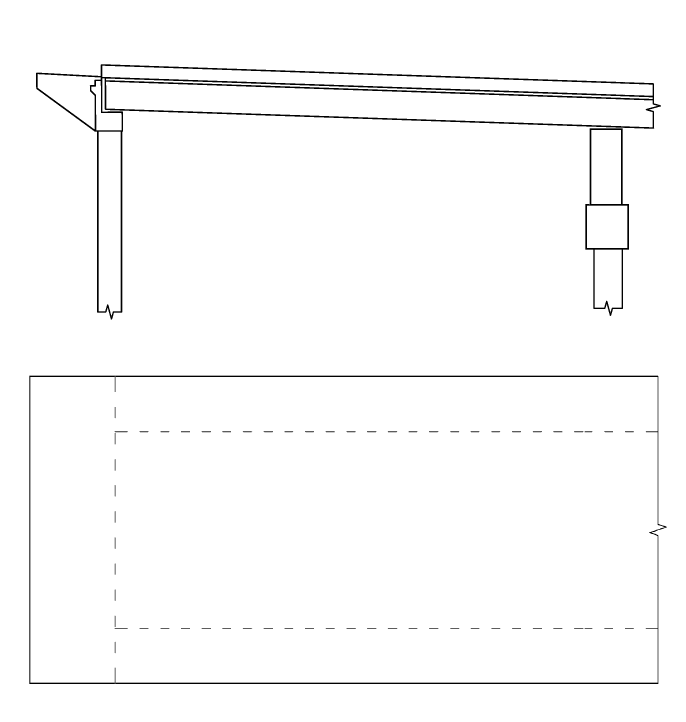
#> input picture image/bridge.png, 2056 x 2164 px, found by its file name (shown at 1/3 size)
$ python view_data.py   (older library calls are emulated)
#> lines starting #> are read from the running program, lines starting #| are printed output that depends on the picture
### prepare_plot_data/projection.py
# -*- coding: utf-8 -*-
__author__ = 'SUNShouwang'

import numpy as np
from PIL import Image, ImageDraw


class View(object):

    def __init__(self, image):
#> called with image = 'image/bridge.png'
        self.image = Image.open(image)
#> self.image is the input picture: PIL image 2056x2164 RGBA; mean R, G, B, A 250.8, 250.8, 250.8, 255
        self.image_size = np.array(self.image.size, dtype=np.float)
#> self.image_size = [2056, 2164]
        self.image_drawer = ImageDraw.Draw(self.image)
        self.project_matrix = np.zeros((2, 4))

    def calibrate(self, pixel_a, pixel_b, point_a, point_b):
        pass

    def project(self, point_x):
        if isinstance(point_x, (tuple, list)): point_x = np.array(point_x)
        pixel_x = np.dot(self.project_matrix, np.append(point_x, 1))
        return pixel_x.round().astype(np.int).tolist()

    def draw(self, pixel_x, show=False):
        x, y = pixel_x
        r = self.image_size.min()/100
        self.image_drawer.ellipse([x-r, y-r, x+r, y+r], fill='red', outline='red')
        if show:
            self.image.show()

    def remap_to_container(self, pixel_x, container_size):
        if isinstance(pixel_x, (tuple, list)): pixel_x = np.array(pixel_x)
        if isinstance(container_size, (tuple, list)): container_size = np.array(container_size)
        pixel_x = pixel_x - self.image_size / 2
        pixel_x = pixel_x * (container_size / self.image_size).min()
        pixel_x = pixel_x + container_size / 2
        return  pixel_x.round().astype(int).tolist()


class ElevationView(View):
    def calibrate(self, pixel_a, pixel_b, point_a, point_b):
        # override calibrate method of the base class
        if isinstance(pixel_a, (tuple, list)): pixel_a = np.array(pixel_a, dtype=np.float)
        if isinstance(pixel_b, (tuple, list)): pixel_b = np.array(pixel_b, dtype=np.float)
        if isinstance(point_a, (tuple, list)): point_a = np.array(point_a, dtype=np.float)
        if isinstance(point_b, (tuple, list)): point_b = np.array(point_b, dtype=np.float)
        du, dv = pixel_b - pixel_a
        dx, dy, dz = point_b - point_a
        self.project_matrix[0, 2] = du / dz
        self.project_matrix[1, 1] = dv / dy
        self.project_matrix[:, 3] = pixel_a - np.dot(self.project_matrix, np.append(point_a, 1))


class PlanView(View):
    # [11 lines left out: function calibrate, not called in this run]


class SectionView(View):
    # [11 lines left out: function calibrate, not called in this run]


# [36 lines that do not run on import are left out]

### prepare_plot_data/view_data.py
# -*- coding: utf-8 -*-
__author__ = 'SUNShouwang'

import codecs
import json

import numpy as np

from prepare_plot_data.fcxf_sensor_data import sensor_location
from prepare_plot_data.projection import ElevationView, PlanView


def group_by_location(groups, sensor, sensor_location):
    grouped = False
    for i, group in enumerate(groups):
        for grouped_sensor in group:
            proj_1 = np.array(sensor_location[sensor])
            proj_2 = np.array(sensor_location[grouped_sensor])
            distance = np.linalg.norm(proj_1 - proj_2)
            if distance <= 100:
                groups[i].append(sensor)
                grouped = True
                break
        if grouped:
            break
    if not grouped:
        groups.append([sensor])
    return groups


def group_by_type(groups, sensor, sensor_type):
    for i, group in enumerate(groups):
        grouped_sensor = group[0]
        if sensor_type[grouped_sensor] == sensor_type[sensor]:
            groups[i].append(sensor)
            break
    else:
        groups.append([sensor])
    return groups


def group_center(sensor_group, sensor_projection):
    projections = map(lambda sensor: np.array(sensor_projection[sensor]), sensor_group)
    projections = np.vstack(projections)
    center = np.mean(projections, axis=0).round().astype(int).tolist()
    return center


view = ElevationView('image/bridge.png')
pixel_a = (315, 328)
pixel_b = (1820, 379)
point_a = (0, 64, -1600)
point_b = (0, -64, 1600)
view.calibrate(pixel_a, pixel_b, point_a, point_b)

sensor_projection = dict()
for name, location in sensor_location.iteritems():
    projection = view.project(location)
    view.draw(projection)
    projection = view.remap_to_container(projection, [1200, 1200])
    sensor_projection[name] = projection
view.image.show()
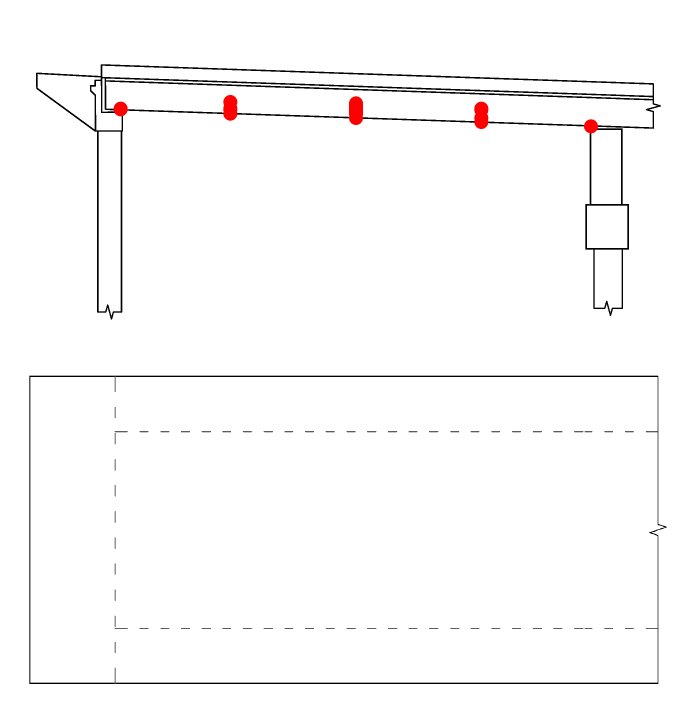
#> shown: PIL image 2056x2164 RGBA (shown at 1/3 size); mean R, G, B, A 250.9, 250.2, 250.2, 255

sensors = sensor_projection.keys()
#> (the run stopped early here; a loop or call above may not have finished)
